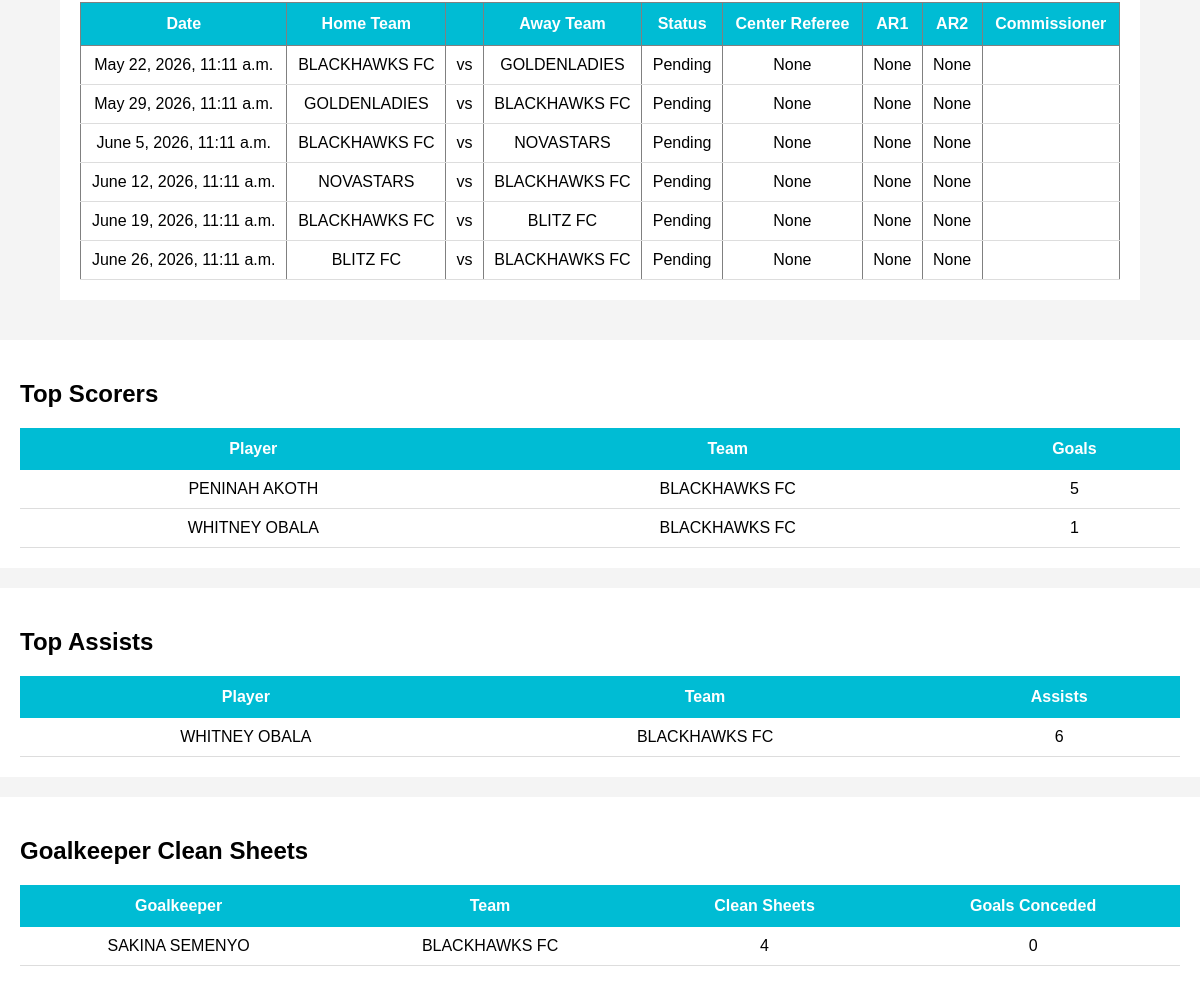
The app's page / (lower part), older data.
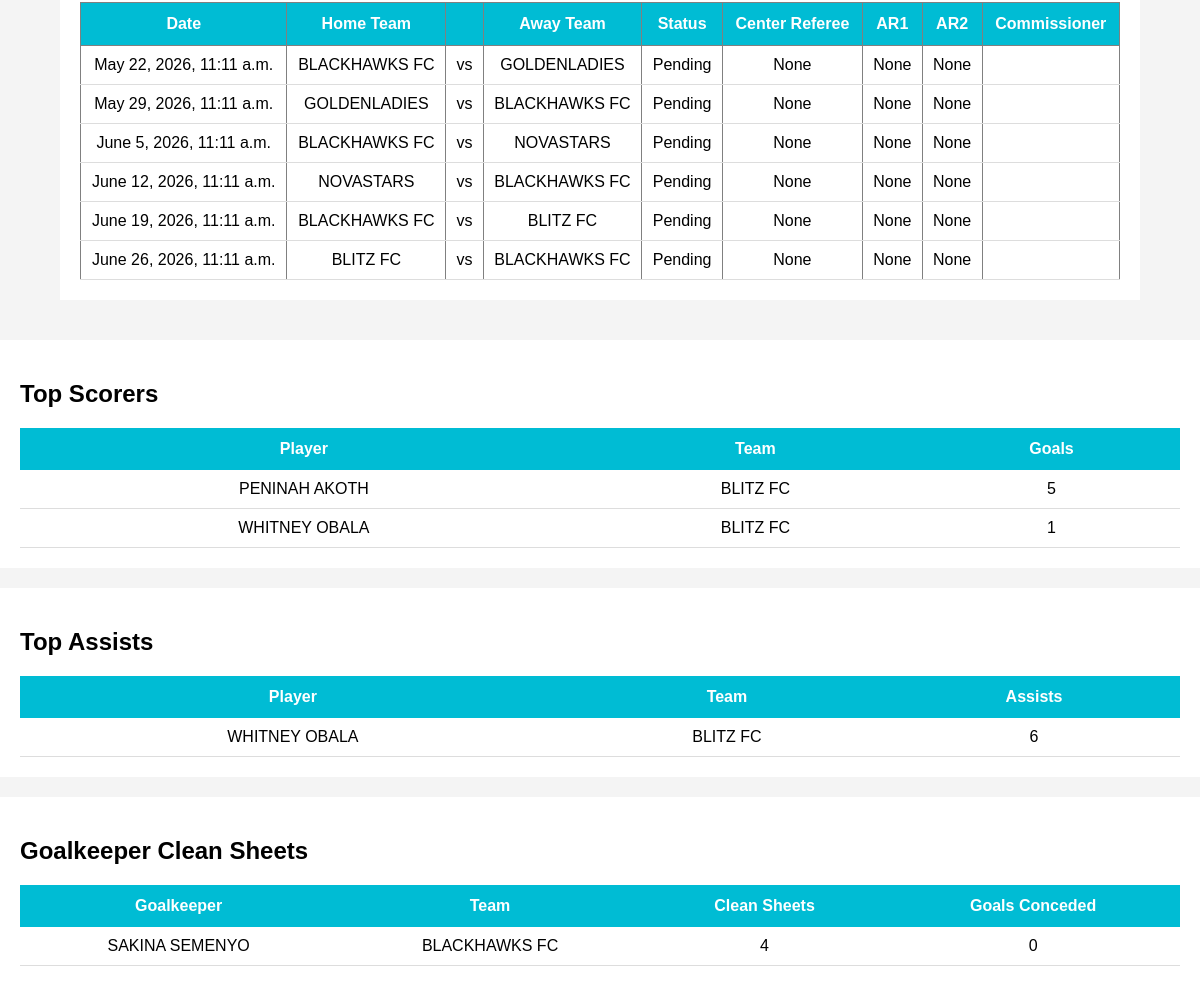
The same page, newer data.
### matches/models.py (models this page shows, shortened)
class Match(models.Model):
    STATUS_CHOICES = (
        ('Pending', 'Pending'),
        ('Live', 'Live'),
        ('Completed', 'Completed'),
    )
    home_team = models.ForeignKey(
        'teams.Team',
        on_delete=models.CASCADE,
        related_name='home_matches'
    )
    away_team = models.ForeignKey(
        'teams.Team',
        on_delete=models.CASCADE,
        related_name='away_matches'
    )
    home_score = models.IntegerField(
        default=0
    )
    away_score = models.IntegerField(
        default=0
    )
    center_referee = models.ForeignKey(
    settings.AUTH_USER_MODEL,
    on_delete=models.SET_NULL,
    null=True,
    blank=True,
    related_name='center_referee_matches'
)
    assistant_referee_one = models.ForeignKey(
    settings.AUTH_USER_MODEL,
    on_delete=models.SET_NULL,
    null=True,
    blank=True,
    related_name='assistant_referee_one_matches'
)
    assistant_referee_two = models.ForeignKey(
    settings.AUTH_USER_MODEL,
    on_delete=models.SET_NULL,
    null=True,
    blank=True,
    related_name='assistant_referee_two_matches'
)
    match_commissioner = models.ForeignKey(
    settings.AUTH_USER_MODEL,
    on_delete=models.SET_NULL,
    null=True,
    blank=True,
    related_name='commissioner_matches'
)
    venue = models.CharField(
        max_length=100
    )
    match_date = models.DateTimeField()
    status = models.CharField(
        max_length=20,
        choices=STATUS_CHOICES,
        default='Pending'
    )
    created_at = models.DateTimeField(
        auto_now_add=True
    )

### teams/models.py (models this page shows)
class Team(models.Model):
    CATEGORY_CHOICES = (
        ('Men', 'Men'),
        ('Ladies', 'Ladies'),
    )
    name = models.CharField(max_length=100)
    coach = models.ForeignKey(
    settings.AUTH_USER_MODEL,
    on_delete=models.SET_NULL,
    null=True,
    blank=True,
    limit_choices_to={'role': 'coach'}
)
    phone_number = models.CharField(
        max_length=15,
        blank=True,
        null=True
    )
    category = models.CharField(
        max_length=10,
        choices=CATEGORY_CHOICES,
        default='Men'
    )
    played = models.IntegerField(default=0)
    wins = models.IntegerField(default=0)
    draws = models.IntegerField(default=0)
    losses = models.IntegerField(default=0)
    goals_scored = models.IntegerField(default=0)
    goals_conceded = models.IntegerField(default=0)
    goal_difference = models.IntegerField(default=0)
    points = models.IntegerField(default=0)
    def __str__(self):
        return self.name

### players/models.py (models this page shows, shortened)
class Player(models.Model):
    player_name = models.CharField(max_length=100)
    school_id = models.CharField(max_length=50)
    age = models.IntegerField(default=18)
    jersey_number = models.IntegerField(default=0)
    phone_number = models.CharField(
        max_length=15,
        blank=True,
        null=True
    )
    POSITION_CHOICES = (
        ('Goalkeeper', 'Goalkeeper'),
        ('Defender', 'Defender'),
        ('Midfielder', 'Midfielder'),
        ('Forward', 'Forward'),
    )
    position = models.CharField(
        max_length=20,
        choices=POSITION_CHOICES,
        default='Defender'
    )
    goals = models.IntegerField(default=0)
    assists = models.IntegerField(default=0)
    clean_sheets = models.IntegerField(default=0)
    goal_conceded = models.IntegerField(default=0)
    yellow_cards = models.IntegerField(default=0)
    red_cards = models.IntegerField(default=0)
    is_suspended = models.BooleanField(default=False)
    suspension_matches = models.IntegerField(default=0)
    team = models.ForeignKey(
        'teams.Team',
        on_delete=models.CASCADE,
        related_name='players'
    )

### teams/views.py (the view)
# urls.py: path('', views.home, name='home'),
def home(request):
    teams = Team.objects.all().order_by('-points', '-goal_difference')
    matches = Match.objects.all().order_by('-match_date')[:6]
    fixtures = Match.objects.filter(
        status='Pending'
    ).order_by('match_date')[:6]
    top_scorers = Player.objects.filter(
        goals__gt=0
    ).order_by('-goals')[:5]
    top_assists = Player.objects.filter(
        assists__gt=0
    ).order_by('-assists')[:5]
    clean_sheets = Player.objects.filter(
        position='Goalkeeper'
    ).order_by(
        '-clean_sheets',
        'goal_conceded'
    )[:5]
    announcements = Announcement.objects.filter(
        audience='all'
    ).order_by('-created_at')
    context = {
        'teams': teams,
        'matches': matches,
        'fixtures': fixtures,
        'top_scorers': top_scorers,
        'top_assists': top_assists,
        'clean_sheets': clean_sheets,
        'announcements': announcements,
    }
    return render(request, 'core/home.html', context)

### templates/core/home.html (shortened to what this page needs)
<!DOCTYPE html>
<html>
<head>
</head>
<body>
<div class="container">
    <div class="section">
<table border="1" cellpadding="10" cellspacing="0">
    <tr>
        <th>Date</th>
        <th>Home Team</th>
        <th></th>
        <th>Away Team</th>
        <th>Status</th>
        <th>Center Referee</th>
        <th>AR1</th>
        <th>AR2</th>
        <th>Commissioner</th>
    </tr>
    {% for match in fixtures %}
    <tr>
        <td>{{ match.match_date }}</td>
        <td>{{ match.home_team }}</td>
        <td>vs</td>
        <td>{{ match.away_team }}</td>
        <td>{{ match.status }}</td>
        <td>{{ match.center_referee }}</td>
        <td>{{ match.assistant_referee_one }}</td>
        <td>{{ match.assistant_referee_two }}</td>
        <td>{{ match.commissioner }}</td>
    </tr>
    {% empty %}
    <tr>
        <td colspan="5">No upcoming fixtures</td>
    </tr>
    {% endfor %}
</table>
    </div>
</div>
</body>
</html>
<div class="section">
    <h2>Top Scorers</h2>
    <table>
        <tr>
            <th>Player</th>
            <th>Team</th>
            <th>Goals</th>
        </tr>
        {% for player in top_scorers %}
        <tr>
            <td>{{ player.player_name }}</td>
            <td>{{player.team}}</td>
            <td>{{ player.goals }}</td>
        </tr>
        {% endfor %}
    </table>
</div>
<div class="section">
    <h2>Top Assists</h2>
    <table>
        <tr>
            <th>Player</th>
            <th>Team</th>
            <th>Assists</th>
        </tr>
        {% for player in top_assists %}
        <tr>
            <td>{{ player.player_name }}</td>
            <td>{{ player.team }}</td>
            <td>{{ player.assists }}</td>
        </tr>
        {% endfor %}
    </table>
</div>
<div class="section">
    <h2>Goalkeeper Clean Sheets</h2>
    <table>
        <tr>
            <th>Goalkeeper</th>
            <th>Team</th>
            <th>Clean Sheets</th>
            <th>Goals Conceded</th>
        </tr>
        {% for player in clean_sheets %}
        <tr>
            <td>{{ player.player_name }}</td>
            <td>{{ player.team }}</td>
            <td>{{ player.clean_sheets }}</td>
            <td>{{ player.goal_conceded }}</td>
        </tr>
        {% endfor %}
    </table>
</div>

### templates/core/home.html (style rules this page uses)
body { font-family:Arial; background:#f4f4f4; margin:0; padding:0; }
.container { width:90%; margin:auto; padding:20px; }
table { width:100%; border-collapse:collapse; background:white; }
th { background:#00bcd4; color:white; padding:12px; }
td { padding:10px; border-bottom:1px solid #ddd; text-align:center; }
.section { background:white; padding:20px; margin-top:20px; }

Row changes from the older to the newer data that the page shows:
changed Player "PENINAH AKOTH": team "BLACKHAWKS FC" → "BLITZ FC"
changed Player "WHITNEY OBALA": team "BLACKHAWKS FC" → "BLITZ FC"
